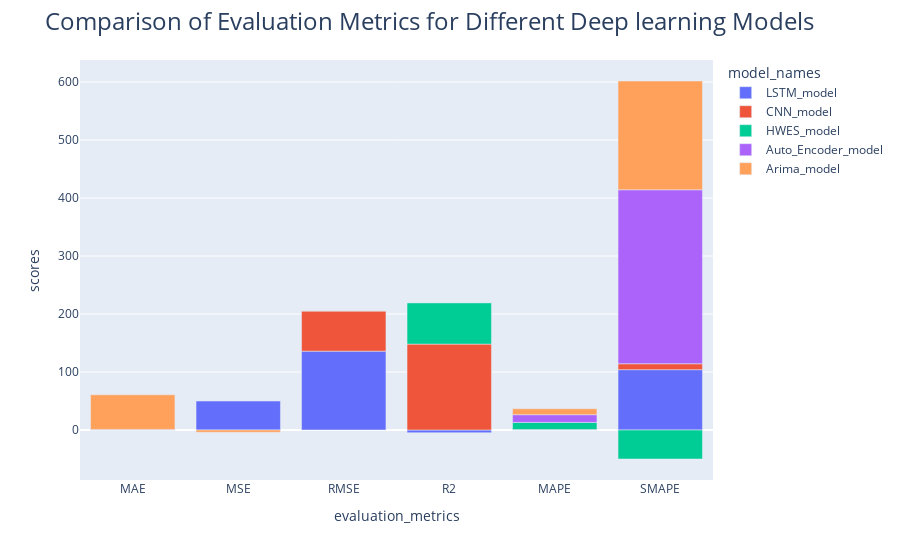

Source (notebook cell):
### Code cell
import plotly.express as px
import pandas as pd

# Define the data
model_names = ['LSTM_model', 'CNN_model', 'HWES_model', 'Auto_Encoder_model', 'Arima_model']
evaluation_metrics = ['MAE', 'MSE', 'RMSE', 'R2', 'MAPE', 'SMAPE']
Deep_LSTM_MODEL =LSTM_MODEL
Deep_CNN_MODEL=CNN_MODEL
Deep_HWES=HWES
Deep_Auto_encode=Auto_encode
Deep_Arima_model=Arima_model

# Create a data frame
data = {'model_names': model_names * 6,
        'evaluation_metrics': sum([[x] * 5 for x in evaluation_metrics], []),
        'scores': Deep_LSTM_MODEL + Deep_CNN_MODEL + Deep_HWES + Deep_Auto_encode + Deep_Arima_model}
df = pd.DataFrame(data)

# Create the line chart
fig = px.bar(df, x='evaluation_metrics', y='scores', color='model_names')
fig.update_layout(
    title={
        'text': "Comparison of Evaluation Metrics for Different Deep learning Models",
        'font': {
            'size': 24
        }
    }
)
# Show the plot
fig.show()

### Figure 1 — Plotly figure (JSON) as saved in the notebook; plotly's stock layout.template omitted (floating-point values rounded to 4 significant figures)
{"data": [{"alignmentgroup": "True", "hovertemplate": "model_names=LSTM_model<br>evaluation_metrics=%{x}<br>scores=%{y}<extra></extra>", "legendgroup": "LSTM_model", "marker": {"color": "#636efa", "pattern": {"shape": ""}}, "name": "LSTM_model", "offsetgroup": "LSTM_model", "orientation": "v", "showlegend": true, "textposition": "auto", "type": "bar", "x": ["MAE", "MSE", "RMSE", "R2", "MAPE", "SMAPE"], "xaxis": "x", "y": [0.006025, 50.56, 136.0, -4.637, 0.03549, 104.1], "yaxis": "y"}, {"alignmentgroup": "True", "hovertemplate": "model_names=CNN_model<br>evaluation_metrics=%{x}<br>scores=%{y}<extra></extra>", "legendgroup": "CNN_model", "marker": {"color": "#EF553B", "pattern": {"shape": ""}}, "name": "CNN_model", "offsetgroup": "CNN_model", "orientation": "v", "showlegend": true, "textposition": "auto", "type": "bar", "x": ["MAE", "MSE", "RMSE", "R2", "MAPE", "SMAPE"], "xaxis": "x", "y": [5.332e-05, 0.1828, 69.5, 148.1, 0.8642, 10.2], "yaxis": "y"}, {"alignmentgroup": "True", "hovertemplate": "model_names=HWES_model<br>evaluation_metrics=%{x}<br>scores=%{y}<extra></extra>", "legendgroup": "HWES_model", "marker": {"color": "#00cc96", "pattern": {"shape": ""}}, "name": "HWES_model", "offsetgroup": "HWES_model", "orientation": "v", "showlegend": true, "textposition": "auto", "type": "bar", "x": ["MAE", "MSE", "RMSE", "R2", "MAPE", "SMAPE"], "xaxis": "x", "y": [0.007302, 0.04417, 0.1964, 71.59, 12.23, -50], "yaxis": "y"}, {"alignmentgroup": "True", "hovertemplate": "model_names=Auto_Encoder_model<br>evaluation_metrics=%{x}<br>scores=%{y}<extra></extra>", "legendgroup": "Auto_Encoder_model", "marker": {"color": "#ab63fa", "pattern": {"shape": ""}}, "name": "Auto_Encoder_model", "offsetgroup": "Auto_Encoder_model", "orientation": "v", "showlegend": true, "textposition": "auto", "type": "bar", "x": ["MAE", "MSE", "RMSE", "R2", "MAPE", "SMAPE"], "xaxis": "x", "y": [0.994, 0.2102, 0.05045, 0.02872, 13.26, 300], "yaxis": "y"}, {"alignmentgroup": "True", "hovertemplate": "model_names=Arima_model<br>evaluation_metrics=%{x}<br>scores=%{y}<extra></extra>", "legendgroup": "Arima_model", "marker": {"color": "#FFA15A", "pattern": {"shape": ""}}, "name": "Arima_model", "offsetgroup": "Arima_model", "orientation": "v", "showlegend": true, "textposition": "auto", "type": "bar", "x": ["MAE", "MSE", "RMSE", "R2", "MAPE", "SMAPE"], "xaxis": "x", "y": [59.69, -3.935, 0.2246, 0.001259, 10.2, 187.6], "yaxis": "y"}], "layout": {"barmode": "relative", "legend": {"title": {"text": "model_names"}, "tracegroupgap": 0}, "margin": {"t": 60}, "title": {"font": {"size": 24}, "text": "Comparison of Evaluation Metrics for Different Deep learning Models"}, "xaxis": {"anchor": "y", "domain": [0, 1], "title": {"text": "evaluation_metrics"}}, "yaxis": {"anchor": "x", "domain": [0, 1], "title": {"text": "scores"}}}}
